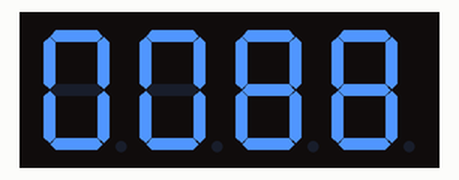
This sketch was run on a simulated Arduino Uno, built with avr-gcc and run on an emulated ATmega328P. On the bench: 4-digit seven-segment display. Wiring (inferred from the names in the program): 4-digit 7-segment display, segments lit when LOW: segments pin 12, pin 3, pin 8, pin 9, pin 11, pin 7, pin 2; digit selects pin 4, pin 5, pin 6, pin 13. The segment pins are drawn as the display they are named for.

Above: at 0.19 s.
At 1.77 s:
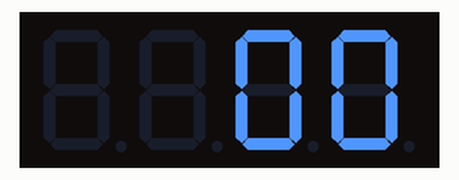
At 20.09 s:
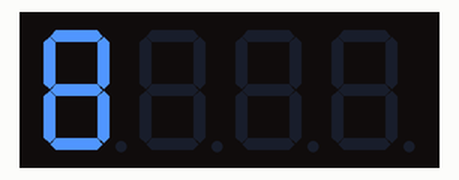
At 39.79 s:
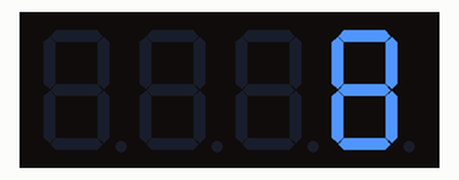

The sketch:

DiceDisplay.ino
```cpp
int seg[] = {2,7,11,9,8,3,12};
int digits[] = {4, 5, 6, 13};

int vals[][7] = {
 {1,1,1,1,1,1,0},
 {0,1,1,0,0,0,0},
 {1,1,0,1,1,0,1},
 {1,1,1,1,0,0,1},
 {0,1,1,0,0,1,1},
 {1,0,1,1,0,1,1},
 {1,0,1,1,1,1,1},
 {1,1,1,0,0,0,0},
 {1,1,1,1,1,1,1},
 {1,1,1,1,0,1,1}
};

int LOADING_WAIT = 30;

int oneSegs[][7] = {
  {1,0,0,0,0,0},
  {0,1,0,0,0,0},
  {0,0,1,0,0,0},
  {0,0,0,1,0,0},
  {0,0,0,0,1,0},
  {0,0,0,0,0,1}
};

void clear(){
  for(int i = 0; i < 7; i++){
    digitalWrite(seg[i], LOW);
  }
  for(int i = 0; i<4; i++){
    digitalWrite(digits[i], HIGH);
  }
}

void writeDig(int num[], int digit){
  digitalWrite(digits[digit], LOW);

  for(int i = 0; i<7; i++){
    digitalWrite(seg[i], num[i]);
    delay(0.9);
  }
}

void setup() {
  for(int i = 0; i < 7; i++){
    pinMode(seg[i], OUTPUT);
  }
  for(int i = 0; i<4; i++){
    pinMode(digits[i], OUTPUT);
  }
  clear();
}

void writedigit(int num){
  clear();
  writeDig(vals[(num/1000) % 10], 0);
  clear();
  writeDig(vals[(num/100) % 10], 1);
  clear();
  writeDig(vals[(num/10) % 10], 2);
  clear();
  writeDig(vals[num % 10], 3);
  clear();
}

void loading(){
  writeDig(oneSegs[0], 0);
  delay(LOADING_WAIT);
  clear();
  writeDig(oneSegs[0], 1);
  delay(LOADING_WAIT);
  clear();
  writeDig(oneSegs[0], 2);
  delay(LOADING_WAIT);
  clear();
  writeDig(oneSegs[0], 3);
  delay(LOADING_WAIT);
  clear();
  writeDig(oneSegs[1], 3);
  delay(LOADING_WAIT);
  clear();
  writeDig(oneSegs[2], 3);
  delay(LOADING_WAIT);
  clear();
  writeDig(oneSegs[3], 3);
  delay(LOADING_WAIT);
  clear();
  writeDig(oneSegs[3], 2);
  delay(LOADING_WAIT);
  clear();
  writeDig(oneSegs[3], 1);
  delay(LOADING_WAIT);
  clear();
  writeDig(oneSegs[3], 0);
  delay(LOADING_WAIT);
  clear();
  writeDig(oneSegs[4], 0);
  delay(LOADING_WAIT);
  clear();
  writeDig(oneSegs[5], 0);
  delay(LOADING_WAIT);
  clear();
}

void loop() {
  for(int j = 0; j < 1000; j++){
    for(int i = 0; i < 1; i++){
      writedigit(j);
      delay(1);
    }
  }
  while(1){
    loading();
  }
  exit(0);
//}
}
```
